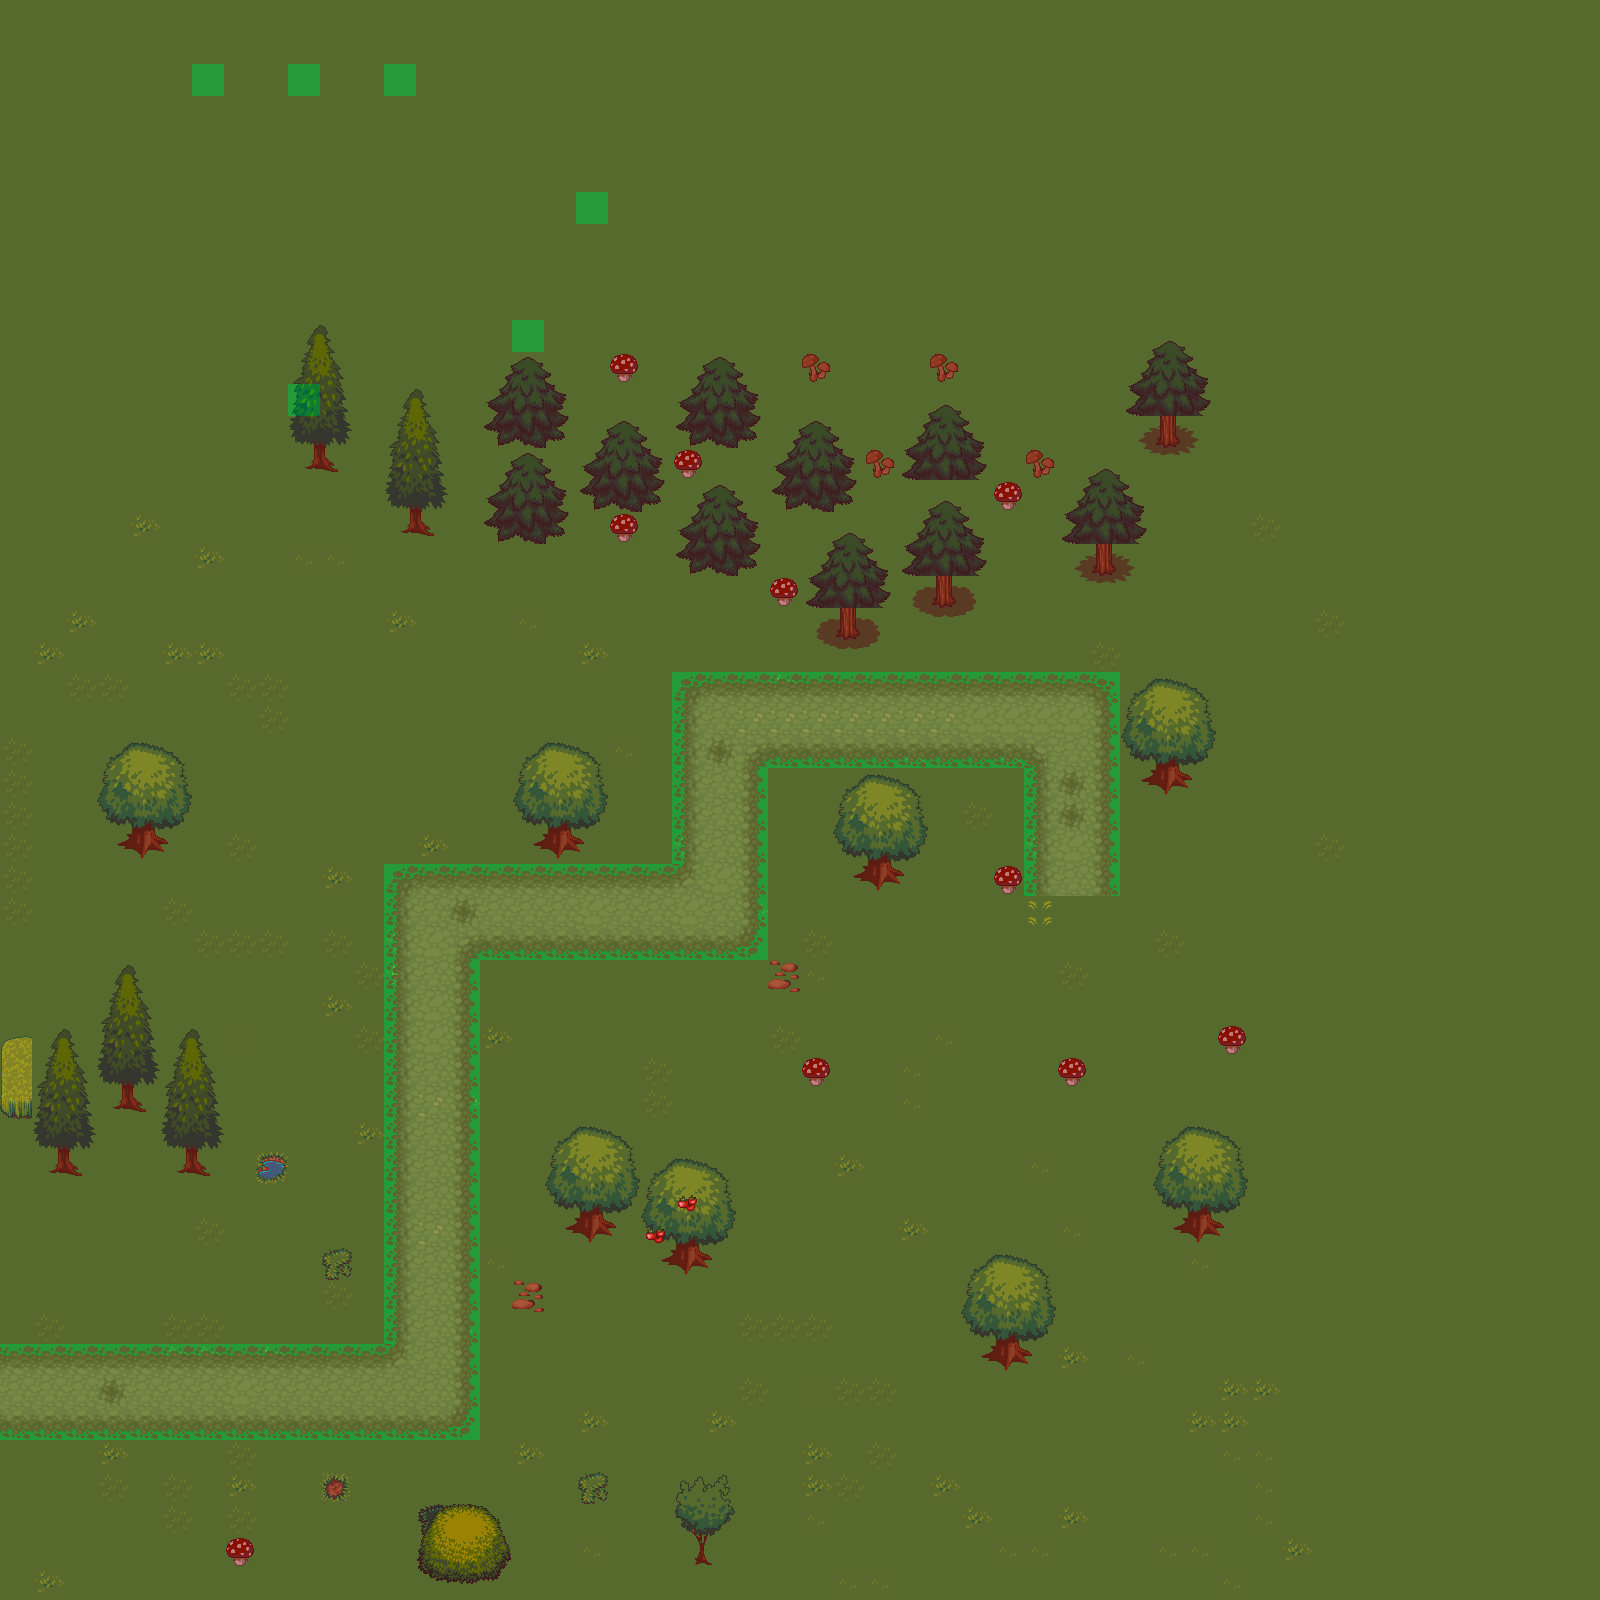

Tiled map render using the project's own tile images. Description and the map definition, with tile-layer contents summarised, below:
An orthogonal 50x50 tile map with 32x32 px tiles, 6 tile layers (Background, npc, Foreground, Road, ...), 2 tilesets and 1 object (SpawnPoint).

<map version="1.0" orientation="orthogonal" width="50" height="50" tilewidth="32" tileheight="32">
 <tileset firstgid="1" name="meta_tiles" tilewidth="32" tileheight="32" spacing="1" margin="1">
  <image source="meta_tiles.png" width="67" height="34" />
  <tile id="0">
   <properties>
    <property name="Collidable" value="True" />
   </properties>
  </tile>
  <tile id="1">
   <properties>
    <property name="Walkable" value="True" />
   </properties>
  </tile>
 </tileset>
 <tileset firstgid="3" name="terrain_atlas" tilewidth="32" tileheight="32">
  <image source="terrain_atlas.png" width="1024" height="1024" />
 </tileset>
 <layer name="Background" width="50" height="50">
  <data>[2500 cells, 2500 non-empty, 6 distinct tile ids]</data>
 </layer>
 <layer name="npc" width="50" height="50">
  <data>[2500 cells, 62 non-empty, 12 distinct tile ids]</data>
 </layer>
 <layer name="Foreground" width="50" height="50">
  <data>[2500 cells, 302 non-empty, 74 distinct tile ids]</data>
 </layer>
 <layer name="Road" width="50" height="50">
  <data>[2500 cells, 184 non-empty, 16 distinct tile ids]</data>
 </layer>
 <layer name="Decorations" width="50" height="50">
  <data>[2500 cells, 2 non-empty, 1 distinct tile ids]</data>
 </layer>
 <layer name="Meta" width="50" height="50">
  <data>[2500 cells, 2500 non-empty, 2 distinct tile ids]</data>
 </layer>
 <objectgroup name="Objects" width="50" height="50">
  <object name="SpawnPoint" x="16" y="1367" width="52" height="55" />
 </objectgroup>
</map>
